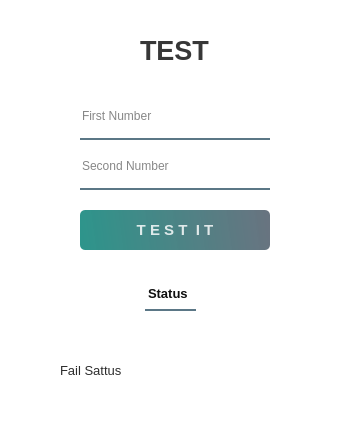
<?xml version="1.0" encoding="UTF-8"?>
<ui version="4.0">
 <class>Form</class>
 <widget class="QWidget" name="Form">
  <property name="geometry">
   <rect>
    <x>0</x>
    <y>0</y>
    <width>350</width>
    <height>430</height>
   </rect>
  </property>
  <property name="maximumSize">
   <size>
    <width>350</width>
    <height>430</height>
   </size>
  </property>
  <property name="windowTitle">
   <string>Form</string>
  </property>
  <widget class="QWidget" name="widget" native="true">
   <property name="geometry">
    <rect>
     <x>0</x>
     <y>0</y>
     <width>350</width>
     <height>430</height>
    </rect>
   </property>
   <property name="maximumSize">
    <size>
     <width>350</width>
     <height>430</height>
    </size>
   </property>
   <widget class="QLabel" name="labelBackground">
    <property name="geometry">
     <rect>
      <x>0</x>
      <y>0</y>
      <width>350</width>
      <height>430</height>
     </rect>
    </property>
    <property name="maximumSize">
     <size>
      <width>350</width>
      <height>430</height>
     </size>
    </property>
    <property name="styleSheet">
     <string notr="true">background-color: rgb(255, 255, 255);
</string>
    </property>
    <property name="text">
     <string/>
    </property>
   </widget>
   <widget class="QLabel" name="labelText">
    <property name="geometry">
     <rect>
      <x>140</x>
      <y>30</y>
      <width>70</width>
      <height>40</height>
     </rect>
    </property>
    <property name="font">
     <font>
      <pointsize>20</pointsize>
      <weight>75</weight>
      <bold>true</bold>
     </font>
    </property>
    <property name="styleSheet">
     <string notr="true">color: rgba(0, 0, 0, 200);</string>
    </property>
    <property name="text">
     <string>TEST</string>
    </property>
   </widget>
   <widget class="QLineEdit" name="lineEditFirstNumber">
    <property name="geometry">
     <rect>
      <x>80</x>
      <y>100</y>
      <width>190</width>
      <height>40</height>
     </rect>
    </property>
    <property name="styleSheet">
     <string notr="true">background-color: rgba(0, 0, 0, 0);
border: none;
border-bottom: 2px solid rgba(46, 82, 101, 200);
color: rgba(0, 0, 0, 240);
padding-bottom: 7px;</string>
    </property>
    <property name="text">
     <string/>
    </property>
    <property name="placeholderText">
     <string>First Number</string>
    </property>
   </widget>
   <widget class="QLineEdit" name="lineEditSecondNumber">
    <property name="geometry">
     <rect>
      <x>80</x>
      <y>150</y>
      <width>190</width>
      <height>40</height>
     </rect>
    </property>
    <property name="styleSheet">
     <string notr="true">background-color: rgba(0, 0, 0, 0);
border: none;
border-bottom: 2px solid rgba(46, 82, 101, 200);
color: rgba(0, 0, 0, 240);
padding-bottom: 7px;</string>
    </property>
    <property name="text">
     <string/>
    </property>
    <property name="echoMode">
     <enum>QLineEdit::Normal</enum>
    </property>
    <property name="placeholderText">
     <string>Second Number</string>
    </property>
   </widget>
   <widget class="QPushButton" name="pushButtonTestIt">
    <property name="geometry">
     <rect>
      <x>80</x>
      <y>210</y>
      <width>190</width>
      <height>40</height>
     </rect>
    </property>
    <property name="font">
     <font>
      <pointsize>11</pointsize>
      <weight>75</weight>
      <bold>true</bold>
     </font>
    </property>
    <property name="styleSheet">
     <string notr="true">QPushButton#pushButtonTestIt{
	background-color: qlineargradient(spread:pad, x1:0, y1:0.505682, x2:1, y2:0.477, stop:0 rgba(11, 131, 120, 219), stop:1 rgba(85, 98, 112, 226));
	color: rgba(255, 255, 255, 210);
	border-radius: 5px;
}

QPushButton#pushButtonTestIt:hover{
	background-color: qlineargradient(spread:pad, x1:0, y1:0.505682, x2:1, y2:0.477, stop:0 rgba(150, 123, 111, 219), stop:1 rgba(85, 81, 84, 226));
}

QPushButton#pushButtonTestIt:pressed{
	padding-left:5px;
	padding-top:5px;
	background-color: rgb(150, 123, 111);

}</string>
    </property>
    <property name="text">
     <string>T E S T  I T</string>
    </property>
   </widget>
   <widget class="QLabel" name="labelFailOrSuccess">
    <property name="geometry">
     <rect>
      <x>60</x>
      <y>335</y>
      <width>241</width>
      <height>71</height>
     </rect>
    </property>
    <property name="font">
     <font>
      <family>MS Shell Dlg 2</family>
      <pointsize>10</pointsize>
     </font>
    </property>
    <property name="styleSheet">
     <string notr="true">color: rgba(0, 0, 0, 210);</string>
    </property>
    <property name="text">
     <string>Fail Sattus</string>
    </property>
   </widget>
   <widget class="QLabel" name="label">
    <property name="geometry">
     <rect>
      <x>145</x>
      <y>280</y>
      <width>51</width>
      <height>31</height>
     </rect>
    </property>
    <property name="font">
     <font>
      <pointsize>10</pointsize>
      <weight>75</weight>
      <bold>true</bold>
     </font>
    </property>
    <property name="styleSheet">
     <string notr="true">background-color: rgba(0, 0, 0, 0);
border: none;
border-bottom: 2px solid rgba(46, 82, 101, 200);
color: rgba(0, 0, 0, 240);
padding-bottom: 2px;</string>
    </property>
    <property name="text">
     <string>Status</string>
    </property>
   </widget>
  </widget>
 </widget>
 <resources>
  <include location="../VehicleTrackingSystem/UI/images/img.qrc"/>
 </resources>
 <connections/>
</ui>
